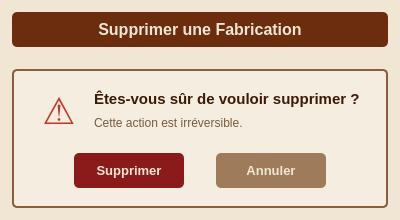
<?xml version="1.0" encoding="UTF-8"?>
<ui version="4.0">
 <class>Dialog_Supprimer_Fabrication</class>
 <widget class="QDialog" name="Dialog_Supprimer_Fabrication">
  <property name="geometry">
   <rect><x>0</x><y>0</y><width>400</width><height>220</height></rect>
  </property>
  <property name="windowTitle"><string>Confirmation Suppression</string></property>
  <property name="styleSheet">
   <string notr="true">QDialog { background-color: #f0e6d3; }
QLabel { color: #3b1a08; font-family: &quot;Segoe UI&quot;; font-size: 10pt; font-weight: bold; }
QLabel#lbl_titre { color: #f0e6d3; font-size: 12pt; }
QLabel#lbl_icone { color: #c0392b; font-size: 28pt; }
QLabel#lbl_message { color: #3b1a08; font-size: 11pt; font-weight: bold; }
QLabel#lbl_sous_message { color: #7a5a3a; font-size: 9pt; font-weight: normal; }
QPushButton { background-color: #6b2d0e; color: #f0e6d3; border: none; border-radius: 5px; padding: 8px 20px; font-family: &quot;Segoe UI&quot;; font-size: 10pt; font-weight: bold; }
QPushButton:hover { background-color: #8b3d1a; }
QPushButton:pressed { background-color: #4a1e08; }
QPushButton#btn_supprimer { background-color: #8b1a1a; }
QPushButton#btn_supprimer:hover { background-color: #a52020; }
QPushButton#btn_supprimer:pressed { background-color: #5c1010; }
QPushButton#btn_annuler { background-color: #9e7b5a; }
QPushButton#btn_annuler:hover { background-color: #b8926e; }
QPushButton#btn_annuler:pressed { background-color: #7a5a3a; }
QFrame#frame_titre { background-color: #6b2d0e; border-radius: 5px; }
QFrame#frame_contenu { background-color: #f5ede0; border: 2px solid #8b5e3c; border-radius: 5px; }</string>
  </property>
  <layout class="QVBoxLayout" name="layout_principal">
   <property name="spacing"><number>0</number></property>
   <property name="leftMargin"><number>12</number></property>
   <property name="topMargin"><number>12</number></property>
   <property name="rightMargin"><number>12</number></property>
   <property name="bottomMargin"><number>12</number></property>
   <item>
    <widget class="QFrame" name="frame_titre">
     <property name="frameShape"><enum>QFrame::StyledPanel</enum></property>
     <layout class="QHBoxLayout" name="layout_titre">
      <property name="leftMargin"><number>10</number></property>
      <property name="topMargin"><number>8</number></property>
      <property name="rightMargin"><number>10</number></property>
      <property name="bottomMargin"><number>8</number></property>
      <item>
       <widget class="QLabel" name="lbl_titre">
        <property name="text"><string>Supprimer une Fabrication</string></property>
        <property name="alignment"><set>Qt::AlignCenter</set></property>
       </widget>
      </item>
     </layout>
    </widget>
   </item>
   <item>
    <spacer name="spacer_top">
     <property name="orientation"><enum>Qt::Vertical</enum></property>
     <property name="sizeHint" stdset="0"><size><width>20</width><height>8</height></size></property>
    </spacer>
   </item>
   <item>
    <widget class="QFrame" name="frame_contenu">
     <property name="frameShape"><enum>QFrame::StyledPanel</enum></property>
     <layout class="QVBoxLayout" name="layout_contenu">
      <property name="spacing"><number>10</number></property>
      <property name="leftMargin"><number>20</number></property>
      <property name="topMargin"><number>18</number></property>
      <property name="rightMargin"><number>20</number></property>
      <property name="bottomMargin"><number>18</number></property>
      <item>
       <layout class="QHBoxLayout" name="layout_msg">
        <item>
         <widget class="QLabel" name="lbl_icone">
          <property name="text"><string>⚠</string></property>
          <property name="alignment"><set>Qt::AlignCenter</set></property>
          <property name="maximumSize"><size><width>50</width><height>16777215</height></size></property>
         </widget>
        </item>
        <item>
         <layout class="QVBoxLayout" name="layout_texte">
          <property name="spacing"><number>4</number></property>
          <item>
           <widget class="QLabel" name="lbl_message">
            <property name="text"><string>Êtes-vous sûr de vouloir supprimer ?</string></property>
            <property name="wordWrap"><bool>true</bool></property>
           </widget>
          </item>
          <item>
           <widget class="QLabel" name="lbl_sous_message">
            <property name="text"><string>Cette action est irréversible.</string></property>
           </widget>
          </item>
         </layout>
        </item>
       </layout>
      </item>
      <item>
       <spacer name="spacer_mid">
        <property name="orientation"><enum>Qt::Vertical</enum></property>
        <property name="sizeHint" stdset="0"><size><width>20</width><height>10</height></size></property>
       </spacer>
      </item>
      <item>
       <layout class="QHBoxLayout" name="layout_boutons">
        <item>
         <spacer name="sp_l"><property name="orientation"><enum>Qt::Horizontal</enum></property><property name="sizeHint" stdset="0"><size><width>40</width><height>20</height></size></property></spacer>
        </item>
        <item>
         <widget class="QPushButton" name="btn_supprimer">
          <property name="text"><string>Supprimer</string></property>
          <property name="minimumSize"><size><width>110</width><height>35</height></size></property>
         </widget>
        </item>
        <item>
         <spacer name="sp_m"><property name="orientation"><enum>Qt::Horizontal</enum></property><property name="sizeHint" stdset="0"><size><width>15</width><height>20</height></size></property></spacer>
        </item>
        <item>
         <widget class="QPushButton" name="btn_annuler">
          <property name="text"><string>Annuler</string></property>
          <property name="minimumSize"><size><width>110</width><height>35</height></size></property>
         </widget>
        </item>
        <item>
         <spacer name="sp_r"><property name="orientation"><enum>Qt::Horizontal</enum></property><property name="sizeHint" stdset="0"><size><width>40</width><height>20</height></size></property></spacer>
        </item>
       </layout>
      </item>
     </layout>
    </widget>
   </item>
  </layout>
 </widget>
 <resources/>
 <connections>
  <connection>
   <sender>btn_annuler</sender><signal>clicked()</signal>
   <receiver>Dialog_Supprimer_Fabrication</receiver><slot>reject()</slot>
   <hints>
    <hint type="sourcelabel"><x>300</x><y>190</y></hint>
    <hint type="destinationlabel"><x>200</x><y>110</y></hint>
   </hints>
  </connection>
  <connection>
   <sender>btn_supprimer</sender><signal>clicked()</signal>
   <receiver>Dialog_Supprimer_Fabrication</receiver><slot>accept()</slot>
   <hints>
    <hint type="sourcelabel"><x>150</x><y>190</y></hint>
    <hint type="destinationlabel"><x>200</x><y>110</y></hint>
   </hints>
  </connection>
 </connections>
</ui>
